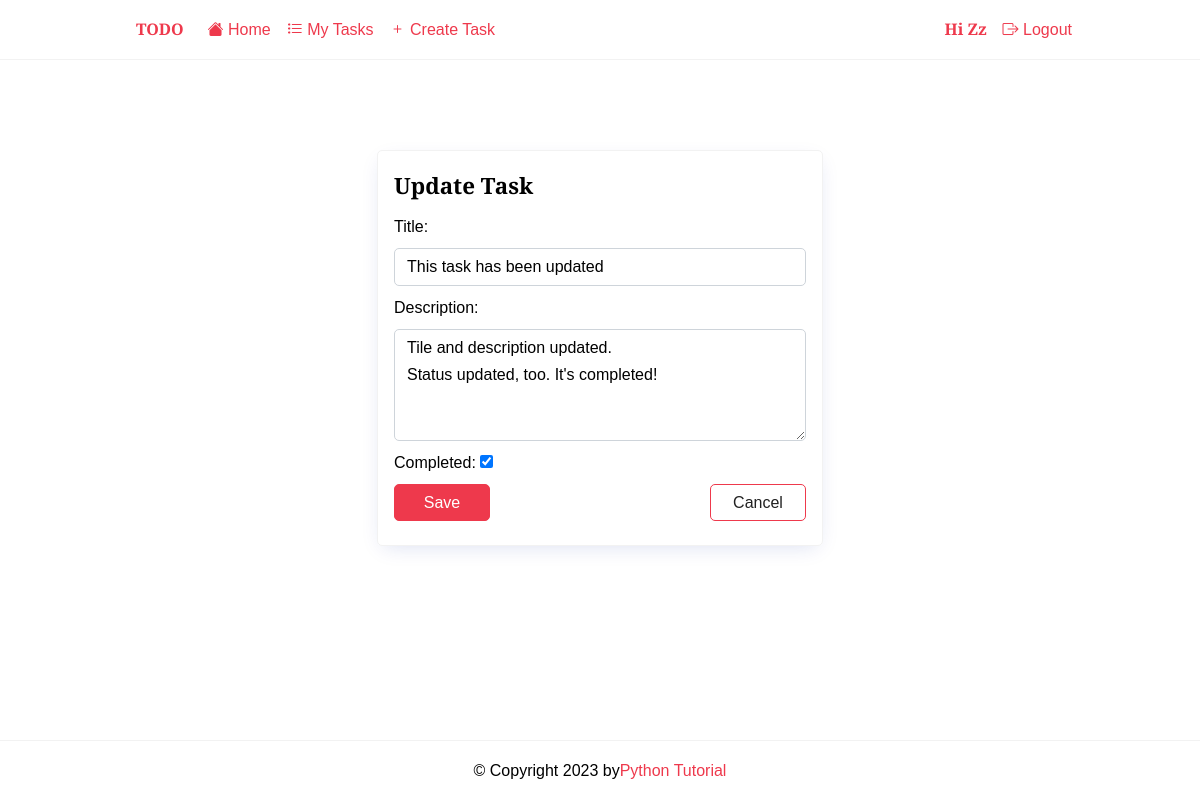
The page /tasks/3/update/ (signed in) on the database its author committed.
### todo/models.py (models this page shows, shortened)
class Task(models.Model):
    title = models.CharField(max_length=255)
    description = models.TextField(null=True, blank=True)
    completed = models.BooleanField(default=False)
    created_at = models.DateTimeField(auto_now_add=True)
    user = models.ForeignKey(User, on_delete=models.CASCADE, null=True, blank=True)
    class Meta:
        ordering = ["completed"]

### todo/views.py (the view, shortened to what this page needs)
# urls.py: path("tasks/<int:pk>/update/", views.TaskUpdate.as_view(), name="task_update"),
class TaskUpdate(LoginRequiredMixin, generic.UpdateView):
    model = Task
    fields = ['title', 'description', 'completed']
    success_url = reverse_lazy('todo:tasks')

### todo/templates/todo/task_form.html (shortened to what this page needs)
{% extends 'base.html' %}
{% block content %}
<div class="center">
	<form method="post" novalidate class="card">
	 	<h2>{% if task %} Update {% else %} Create {% endif %} Task</h2>
		{% for field in form %}
			{% if field.name == 'completed' %}
				<p>
					{{ field.label_tag }}
					{{ field }}
				</p>
			{% else %}
	    		{{ field.label_tag }}
	        	{{ field }}
	        {% endif %}
		{% endfor %}
		<div class="form-buttons">
			<input type="submit" value="Save" class="btn btn-primary"/>
			<a href="{% url 'todo:tasks' %}" class="btn btn-outline">Cancel</a>
		</div>
	</form>
</div>
{% endblock content %}

### templates/base.html (shortened to what this page needs)
{% load static %}
<!DOCTYPE html>
<html lang="en">
    <head>
        <link rel="stylesheet" href="{% static 'css/style.css' %}" />
    </head>
    <body>
        <header class="header">
            <div class="container">
                <a href="{% url 'todo:home' %}" class="logo">Todo</a>
                <nav class="nav">
                    <a href="{% url 'todo:home' %}"><i class="bi bi-house-fill"></i> Home</a>
                    {% if request.user.is_authenticated %}
                        <a href="{% url 'todo:tasks' %}"><i class="bi bi-list-task"></i> My Tasks</a>
                        <a href="{% url 'todo:task_create' %}"><i class="bi bi-plus"></i> Create Task</a>
                        <a href="#">Hi {{ request.user | title }}</a>
                        <a href="{% url 'users:logout' %}"><i class="bi bi-box-arrow-right"></i> Logout</a>
                    {% else %}
                        <a href="#" class="btn btn-primary">Sign Up</a>
                    {% endif %}
                </nav>
            </div>
        </header>
        <main>
            <div class="container">
                {% block content %}
                {% endblock content%}
            </div>
        </main>
        <footer class="footer">
            <div class="container">
                <p>&copy; Copyright {% now "Y" %} by<a href="https://www.pythontutorial.net">Python Tutorial</a></p>
            </div>
        </footer>
    </body>
</html>

### static/css/style.css (style rules this page uses)
:root { --color-primary: #ee394c; --color-secondary: #86b7fe; --color-light: #f2f2f2; --color-gray: #ced4da; --color-dark: #212121; --color-white: #ffffff; --color-error: #e2442f; --color-warning: #ffc900; --color-info: #02a2b9; --color-success: #1ba345; --color-input: #00d1b2; --border-radius: 5px; }
* { margin: 0; padding: 0; box-sizing: border-box; text-rendering: optimizeLegibility; }
html, body { height: 100%; }
input, button, textarea { font: inherit; }
body { font-family: "Merriweather Sans", sans-serif; font-size: 1rem; line-height: 1.7; display: flex; flex-direction: column; }
h2 { font-size: 1.4rem; }
a { color: var(--color-primary); text-decoration: none; }
.container { max-width: 960px; margin: 0 auto; padding: 0.5rem; }
.header { border-bottom: solid 1px var(--color-light); }
.header .container { display: flex; align-items: center; gap: 1rem; }
.nav { display: flex; gap: 1rem; align-items: center; justify-content: center; flex-basis: 100%; }
.nav a:nth-last-child(2) { margin-left: auto; font-weight: bold; }
.logo { padding: 0.5rem; text-decoration: none; color: var(--color-primary); font-weight: bold; text-transform: uppercase; }
.card { border: solid 1px var(--color-light); padding: 1rem; border-radius: var(--border-radius); box-shadow: rgb(11 43 158 / 15%) 0px 6px 20px -6px; min-width: 400px; }
form > * { display: block; margin-bottom: 0.5rem; }
.form-buttons { display: flex; justify-content: space-between; align-items: center; gap: 0.75rem; }
input[type="text"], input[type="email"], input[type="password"], textarea { border-radius: var(--border-radius); border: solid 1px var(--color-gray); width: 100%; padding: 0.25rem 0.75rem; }
textarea { max-height: 7rem; }
.footer p { text-align: center; }
.footer { margin-top: auto; padding: 0.5rem 0; border-top: solid 1px var(--color-light); }
.btn { padding: 0.25rem 0.75rem; border-radius: var(--border-radius); background-color: var(--color-white); border: solid 1px var(--color-white); color: var(--color-dark); cursor: pointer; text-decoration: none; font-size: 1rem; min-width: 6rem; text-align: center; }
.btn-outline { border: solid 1px var(--color-primary); }
.btn-primary { border: solid 1px var(--color-primary); background-color: var(--color-primary); color: var(--color-white); }
.center { display: flex; flex-direction: column; align-items: center; justify-content: center; min-height: 70vh; }

### rows shown on the page
Task: form "This task has been updated" "Tile and description updated. Status updated, too. It's completed!", form "☑"

### other values the page prints
{{ request.user | title }} "Zz"
{{ field.label_tag }} "Title:" "Description:"
{{ field.label_tag }} "Completed:"
